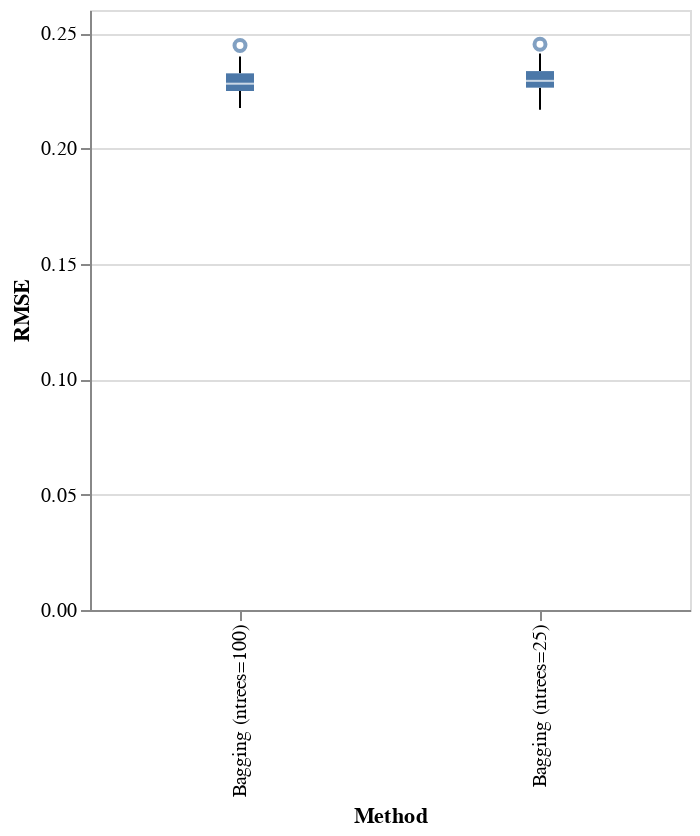

The code cell stored with this chart in its notebook:
### Markdown cell above
This looks promising! But what do the statistics tell us?

### Code cell
import altair as alt

alt.Chart(results).mark_boxplot().encode(
    alt.Y("RMSE:Q"),
    x='Method',
).properties(width=300)

### Figure 1 — Vega-Lite specification as saved in the notebook (floating-point values rounded to 4 significant figures)
{"config": {"view": {"continuousWidth": 400, "continuousHeight": 300}}, "data": {"name": "data-00c290b3b4cf3e219b5363841e67b70b"}, "mark": "boxplot", "encoding": {"x": {"type": "nominal", "field": "Method"}, "y": {"type": "quantitative", "field": "RMSE"}}, "width": 300, "$schema": "https://vega.github.io/schema/vega-lite/v4.8.1.json", "datasets": {"data-00c290b3b4cf3e219b5363841e67b70b": [{"RMSE": 0.2176, "Method": "Bagging (ntrees=100)"}, {"RMSE": 0.2311, "Method": "Bagging (ntrees=100)"}, {"RMSE": 0.2293, "Method": "Bagging (ntrees=100)"}, {"RMSE": 0.223, "Method": "Bagging (ntrees=100)"}, {"RMSE": 0.2217, "Method": "Bagging (ntrees=100)"}, {"RMSE": 0.2282, "Method": "Bagging (ntrees=100)"}, {"RMSE": 0.2371, "Method": "Bagging (ntrees=100)"}, {"RMSE": 0.2249, "Method": "Bagging (ntrees=100)"}, {"RMSE": 0.2261, "Method": "Bagging (ntrees=100)"}, {"RMSE": 0.2369, "Method": "Bagging (ntrees=100)"}, {"RMSE": 0.2385, "Method": "Bagging (ntrees=100)"}, {"RMSE": 0.2249, "Method": "Bagging (ntrees=100)"}, {"RMSE": 0.2284, "Method": "Bagging (ntrees=100)"}, {"RMSE": 0.2315, "Method": "Bagging (ntrees=100)"}, {"RMSE": 0.2214, "Method": "Bagging (ntrees=100)"}, {"RMSE": 0.2261, "Method": "Bagging (ntrees=100)"}, {"RMSE": 0.2357, "Method": "Bagging (ntrees=100)"}, {"RMSE": 0.2249, "Method": "Bagging (ntrees=100)"}, {"RMSE": 0.2252, "Method": "Bagging (ntrees=100)"}, {"RMSE": 0.2208, "Method": "Bagging (ntrees=100)"}, {"RMSE": 0.2238, "Method": "Bagging (ntrees=100)"}, {"RMSE": 0.2284, "Method": "Bagging (ntrees=100)"}, {"RMSE": 0.2326, "Method": "Bagging (ntrees=100)"}, {"RMSE": 0.2279, "Method": "Bagging (ntrees=100)"}, {"RMSE": 0.2291, "Method": "Bagging (ntrees=100)"}, {"RMSE": 0.2353, "Method": "Bagging (ntrees=100)"}, {"RMSE": 0.2229, "Method": "Bagging (ntrees=100)"}, {"RMSE": 0.2311, "Method": "Bagging (ntrees=100)"}, {"RMSE": 0.2324, "Method": "Bagging (ntrees=100)"}, {"RMSE": 0.2369, "Method": "Bagging (ntrees=100)"}, {"RMSE": 0.2347, "Method": "Bagging (ntrees=100)"}, {"RMSE": 0.2255, "Method": "Bagging (ntrees=100)"}, {"RMSE": 0.2244, "Method": "Bagging (ntrees=100)"}, {"RMSE": 0.2279, "Method": "Bagging (ntrees=100)"}, {"RMSE": 0.219, "Method": "Bagging (ntrees=100)"}, {"RMSE": 0.2335, "Method": "Bagging (ntrees=100)"}, {"RMSE": 0.229, "Method": "Bagging (ntrees=100)"}, {"RMSE": 0.223, "Method": "Bagging (ntrees=100)"}, {"RMSE": 0.2261, "Method": "Bagging (ntrees=100)"}, {"RMSE": 0.2446, "Method": "Bagging (ntrees=100)"}, {"RMSE": 0.2254, "Method": "Bagging (ntrees=100)"}, {"RMSE": 0.2337, "Method": "Bagging (ntrees=100)"}, {"RMSE": 0.2271, "Method": "Bagging (ntrees=100)"}, {"RMSE": 0.2306, "Method": "Bagging (ntrees=100)"}, {"RMSE": 0.2262, "Method": "Bagging (ntrees=100)"}, {"RMSE": 0.2309, "Method": "Bagging (ntrees=100)"}, {"RMSE": 0.2399, "Method": "Bagging (ntrees=100)"}, {"RMSE": 0.2345, "Method": "Bagging (ntrees=100)"}, {"RMSE": 0.2188, "Method": "Bagging (ntrees=100)"}, {"RMSE": 0.2189, "Method": "Bagging (ntrees=100)"}, {"RMSE": 0.22, "Method": "Bagging (ntrees=25)"}, {"RMSE": 0.2332, "Method": "Bagging (ntrees=25)"}, {"RMSE": 0.2289, "Method": "Bagging (ntrees=25)"}, {"RMSE": 0.2274, "Method": "Bagging (ntrees=25)"}, {"RMSE": 0.2244, "Method": "Bagging (ntrees=25)"}, {"RMSE": 0.2327, "Method": "Bagging (ntrees=25)"}, {"RMSE": 0.2399, "Method": "Bagging (ntrees=25)"}, {"RMSE": 0.2288, "Method": "Bagging (ntrees=25)"}, {"RMSE": 0.2297, "Method": "Bagging (ntrees=25)"}, {"RMSE": 0.238, "Method": "Bagging (ntrees=25)"}, {"RMSE": 0.2401, "Method": "Bagging (ntrees=25)"}, {"RMSE": 0.2271, "Method": "Bagging (ntrees=25)"}, {"RMSE": 0.2298, "Method": "Bagging (ntrees=25)"}, {"RMSE": 0.2309, "Method": "Bagging (ntrees=25)"}, {"RMSE": 0.2225, "Method": "Bagging (ntrees=25)"}, {"RMSE": 0.2262, "Method": "Bagging (ntrees=25)"}, {"RMSE": 0.24, "Method": "Bagging (ntrees=25)"}, {"RMSE": 0.2275, "Method": "Bagging (ntrees=25)"}, {"RMSE": 0.226, "Method": "Bagging (ntrees=25)"}, {"RMSE": 0.2209, "Method": "Bagging (ntrees=25)"}, {"RMSE": 0.2262, "Method": "Bagging (ntrees=25)"}, {"RMSE": 0.2268, "Method": "Bagging (ntrees=25)"}, {"RMSE": 0.2337, "Method": "Bagging (ntrees=25)"}, {"RMSE": 0.2274, "Method": "Bagging (ntrees=25)"}, {"RMSE": 0.231, "Method": "Bagging (ntrees=25)"}, {"RMSE": 0.2385, "Method": "Bagging (ntrees=25)"}, {"RMSE": 0.2255, "Method": "Bagging (ntrees=25)"}, {"RMSE": 0.2336, "Method": "Bagging (ntrees=25)"}, {"RMSE": 0.2333, "Method": "Bagging (ntrees=25)"}, {"RMSE": 0.2405, "Method": "Bagging (ntrees=25)"}, {"RMSE": 0.2323, "Method": "Bagging (ntrees=25)"}, {"RMSE": 0.2275, "Method": "Bagging (ntrees=25)"}, {"RMSE": 0.2221, "Method": "Bagging (ntrees=25)"}, {"RMSE": 0.231, "Method": "Bagging (ntrees=25)"}, {"RMSE": 0.2215, "Method": "Bagging (ntrees=25)"}, {"RMSE": 0.2318, "Method": "Bagging (ntrees=25)"}, {"RMSE": 0.2303, "Method": "Bagging (ntrees=25)"}, {"RMSE": 0.2232, "Method": "Bagging (ntrees=25)"}, {"RMSE": 0.2273, "Method": "Bagging (ntrees=25)"}, {"RMSE": 0.2451, "Method": "Bagging (ntrees=25)"}, {"RMSE": 0.2283, "Method": "Bagging (ntrees=25)"}, {"RMSE": 0.2366, "Method": "Bagging (ntrees=25)"}, {"RMSE": 0.2268, "Method": "Bagging (ntrees=25)"}, {"RMSE": 0.2358, "Method": "Bagging (ntrees=25)"}, {"RMSE": 0.2277, "Method": "Bagging (ntrees=25)"}, {"RMSE": 0.2321, "Method": "Bagging (ntrees=25)"}, {"RMSE": 0.2412, "Method": "Bagging (ntrees=25)"}, {"RMSE": 0.2371, "Method": "Bagging (ntrees=25)"}, {"RMSE": 0.219, "Method": "Bagging (ntrees=25)"}, {"RMSE": 0.2168, "Method": "Bagging (ntrees=25)"}]}}
